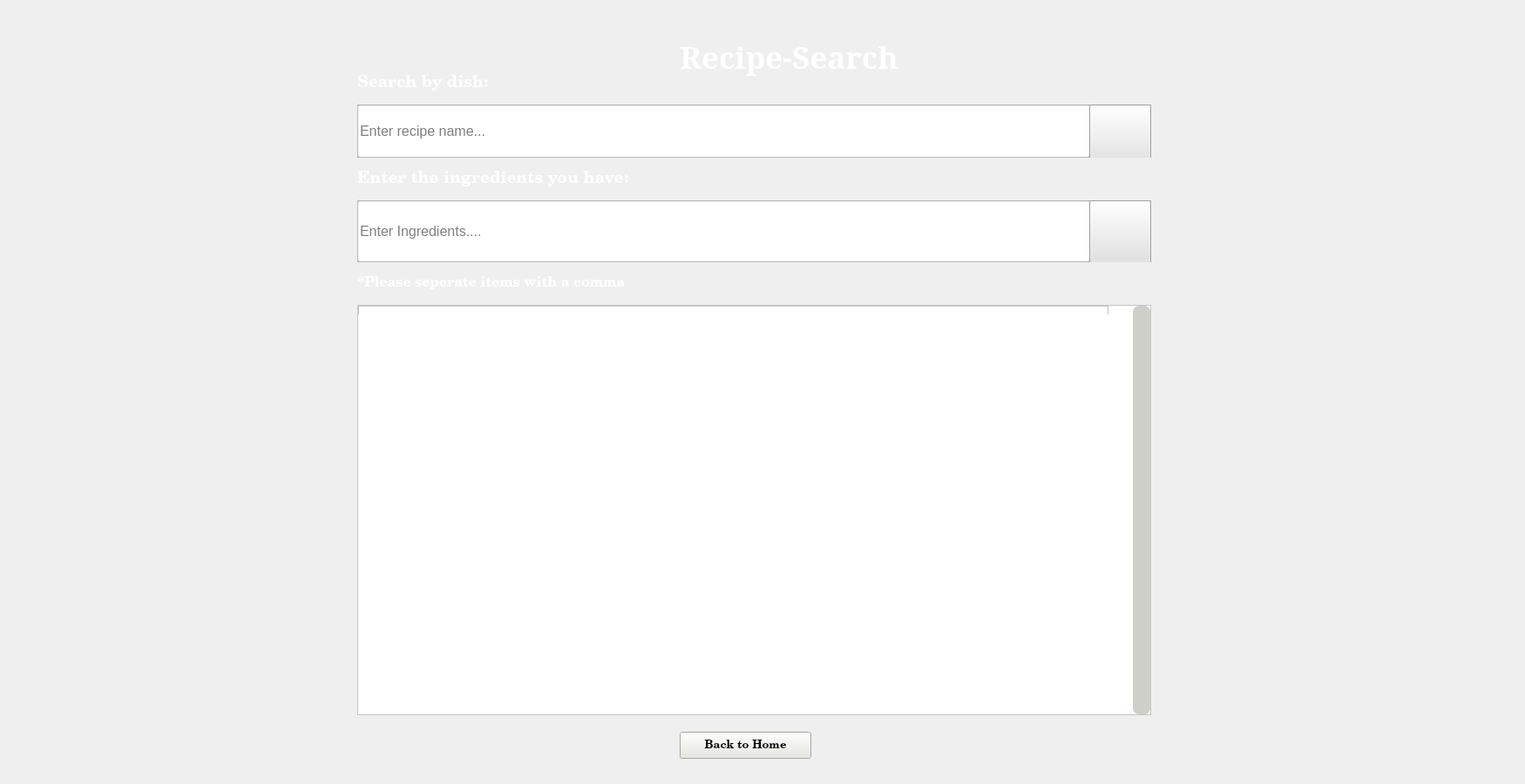
<?xml version="1.0" encoding="UTF-8"?>
<ui version="4.0">
 <class>Recipewindow</class>
 <widget class="QMainWindow" name="Recipewindow">
  <property name="geometry">
   <rect>
    <x>0</x>
    <y>0</y>
    <width>1750</width>
    <height>900</height>
   </rect>
  </property>
  <property name="minimumSize">
   <size>
    <width>1750</width>
    <height>900</height>
   </size>
  </property>
  <property name="maximumSize">
   <size>
    <width>1750</width>
    <height>900</height>
   </size>
  </property>
  <property name="windowTitle">
   <string>MainWindow</string>
  </property>
  <property name="autoFillBackground">
   <bool>false</bool>
  </property>
  <property name="styleSheet">
   <string notr="true"/>
  </property>
  <widget class="QWidget" name="centralwidget">
   <property name="styleSheet">
    <string notr="true">/*VERTICAL SCROLLBAR*/
QScrollBar:vertical {
	boder: none;
	background-color: rgb(231, 232, 225);
	width:20px;
	margin: 15px 0 15px 0;
	boder-radius: 0px;
}
/*HANDLEBAR VERTICAL*/
QScrollBar::handle:vertical {
	background-color: rgb(206, 207, 201);
	min-height: 60px;
	boder-radius: 14px;
}
QScrollBar::handle:vertical:hover{
	background-color: rgb(206, 207, 201);
}
QScrollBar::handle:vertical:pressed{
	background-color: rgb(206, 207, 201);
}
/*BTN TOP -SCROLLBAR*/
QScrollBar::sub-line:vertical{
	boder:none;
	background-color: rgb(206, 207, 201);
	height: 15px;
	border-top-left-radius: 7px;
	border-top-right-radius: 7px;
	subcontrol-position: top;
	subcontrol-origin: margin;
}
QScrollBar::sub-line:vertical:hover{
	background-color: rgb(206, 207, 201);
}
QScrollBar::sub-line:vertical:pressed{
	background-color: rgb(206, 207, 201);
}
/*BTN BOTTOM -SCROLLBAR*/
QScrollBar::add-line:vertical{
	boder:none;
	background-color: rgb(206, 207, 201);
	height: 15px;
	border-bottom-left-radius: 7px;
	border-bottom-right-radius: 7px;
	subcontrol-position: bottom;
	subcontrol-origin: margin;
}
QScrollBar::add-line:vertical:hover{
	background-color: rgb(206, 207, 201);
}
QScrollBar::add-line:vertical:pressed{
	background-color: rgb(206, 207, 201);
}
/*RESET ARROW*/
QScrollBar::up-arrow:vertical,QScrollBar::down-arrow:vertical{
	background: none;
}
QScrollBar::add-page:vertical,QScrollBar::sub-page:vertical{
	background: none;
}
/*horizontal SCROLLBAR*/
QScrollBar:horizontal {
	boder: none;
	background-color: rgb(231, 232, 225);
	width:20px;
	margin: 15px 0 15px 0;
	boder-radius: 0px;}


</string>
   </property>
   <widget class="QLabel" name="label">
    <property name="geometry">
     <rect>
      <x>0</x>
      <y>0</y>
      <width>1750</width>
      <height>900</height>
     </rect>
    </property>
    <property name="text">
     <string/>
    </property>
    <property name="pixmap">
     <pixmap>About Us (1).png</pixmap>
    </property>
    <property name="scaledContents">
     <bool>true</bool>
    </property>
   </widget>
   <widget class="QFrame" name="frame">
    <property name="geometry">
     <rect>
      <x>410</x>
      <y>230</y>
      <width>911</width>
      <height>71</height>
     </rect>
    </property>
    <property name="styleSheet">
     <string notr="true">background-color: rgb(222, 222, 222);</string>
    </property>
    <property name="frameShape">
     <enum>QFrame::StyledPanel</enum>
    </property>
    <property name="frameShadow">
     <enum>QFrame::Raised</enum>
    </property>
    <widget class="QLineEdit" name="recipelineEdit">
     <property name="geometry">
      <rect>
       <x>0</x>
       <y>0</y>
       <width>841</width>
       <height>71</height>
      </rect>
     </property>
     <property name="font">
      <font>
       <pointsize>12</pointsize>
      </font>
     </property>
     <property name="styleSheet">
      <string notr="true">background-color: rgb(255, 255, 255);</string>
     </property>
     <property name="placeholderText">
      <string>Enter Ingredients....</string>
     </property>
    </widget>
    <widget class="QPushButton" name="searchrecipes">
     <property name="geometry">
      <rect>
       <x>840</x>
       <y>0</y>
       <width>71</width>
       <height>81</height>
      </rect>
     </property>
     <property name="text">
      <string/>
     </property>
     <property name="icon">
      <iconset>
       <normaloff>icons8-search-50.png</normaloff>icons8-search-50.png</iconset>
     </property>
     <property name="iconSize">
      <size>
       <width>35</width>
       <height>35</height>
      </size>
     </property>
    </widget>
   </widget>
   <widget class="QLabel" name="label_2">
    <property name="geometry">
     <rect>
      <x>410</x>
      <y>180</y>
      <width>611</width>
      <height>51</height>
     </rect>
    </property>
    <property name="font">
     <font>
      <family>Century Schoolbook</family>
      <pointsize>14</pointsize>
      <bold>true</bold>
     </font>
    </property>
    <property name="styleSheet">
     <string notr="true">color: rgb(255, 255, 255);
</string>
    </property>
    <property name="text">
     <string>Enter the ingredients you have:</string>
    </property>
   </widget>
   <widget class="QScrollArea" name="scrollArea">
    <property name="geometry">
     <rect>
      <x>410</x>
      <y>350</y>
      <width>911</width>
      <height>471</height>
     </rect>
    </property>
    <property name="styleSheet">
     <string notr="true">background-color: rgb(255, 255, 255);</string>
    </property>
    <property name="verticalScrollBarPolicy">
     <enum>Qt::ScrollBarAlwaysOn</enum>
    </property>
    <property name="horizontalScrollBarPolicy">
     <enum>Qt::ScrollBarAlwaysOn</enum>
    </property>
    <property name="widgetResizable">
     <bool>true</bool>
    </property>
    <widget class="QWidget" name="scrollAreaWidgetContents">
     <property name="geometry">
      <rect>
       <x>0</x>
       <y>0</y>
       <width>889</width>
       <height>470</height>
      </rect>
     </property>
     <widget class="QFrame" name="frame_2">
      <property name="geometry">
       <rect>
        <x>0</x>
        <y>0</y>
        <width>861</width>
        <height>451</height>
       </rect>
      </property>
      <property name="frameShape">
       <enum>QFrame::StyledPanel</enum>
      </property>
      <property name="frameShadow">
       <enum>QFrame::Raised</enum>
      </property>
      <widget class="QLabel" name="recipelabel">
       <property name="geometry">
        <rect>
         <x>0</x>
         <y>10</y>
         <width>1000</width>
         <height>1031</height>
        </rect>
       </property>
       <property name="minimumSize">
        <size>
         <width>800</width>
         <height>1000</height>
        </size>
       </property>
       <property name="text">
        <string/>
       </property>
       <property name="alignment">
        <set>Qt::AlignHCenter|Qt::AlignTop</set>
       </property>
      </widget>
     </widget>
    </widget>
   </widget>
   <widget class="QPushButton" name="gobck">
    <property name="geometry">
     <rect>
      <x>780</x>
      <y>840</y>
      <width>151</width>
      <height>31</height>
     </rect>
    </property>
    <property name="font">
     <font>
      <family>Century Schoolbook</family>
      <pointsize>10</pointsize>
      <bold>true</bold>
     </font>
    </property>
    <property name="styleSheet">
     <string notr="true">background-color: rgb(231, 232, 225);</string>
    </property>
    <property name="text">
     <string>Back to Home</string>
    </property>
   </widget>
   <widget class="QLabel" name="RecipeSearch">
    <property name="geometry">
     <rect>
      <x>650</x>
      <y>10</y>
      <width>511</width>
      <height>111</height>
     </rect>
    </property>
    <property name="font">
     <font>
      <family>Constantia</family>
      <pointsize>26</pointsize>
      <bold>true</bold>
     </font>
    </property>
    <property name="styleSheet">
     <string notr="true">color: rgb(255, 255, 255);</string>
    </property>
    <property name="text">
     <string>Recipe-Search</string>
    </property>
    <property name="alignment">
     <set>Qt::AlignCenter</set>
    </property>
   </widget>
   <widget class="QLabel" name="label_3">
    <property name="geometry">
     <rect>
      <x>410</x>
      <y>300</y>
      <width>501</width>
      <height>51</height>
     </rect>
    </property>
    <property name="font">
     <font>
      <family>Century Schoolbook</family>
      <pointsize>12</pointsize>
      <bold>true</bold>
     </font>
    </property>
    <property name="styleSheet">
     <string notr="true">color: rgb(255, 255, 255);
</string>
    </property>
    <property name="text">
     <string>*Please seperate items with a comma</string>
    </property>
   </widget>
   <widget class="QFrame" name="frame_3">
    <property name="geometry">
     <rect>
      <x>410</x>
      <y>120</y>
      <width>911</width>
      <height>61</height>
     </rect>
    </property>
    <property name="styleSheet">
     <string notr="true">background-color: rgb(222, 222, 222);</string>
    </property>
    <property name="frameShape">
     <enum>QFrame::StyledPanel</enum>
    </property>
    <property name="frameShadow">
     <enum>QFrame::Raised</enum>
    </property>
    <widget class="QLineEdit" name="recipelineEdit_3">
     <property name="geometry">
      <rect>
       <x>0</x>
       <y>0</y>
       <width>841</width>
       <height>61</height>
      </rect>
     </property>
     <property name="font">
      <font>
       <pointsize>12</pointsize>
      </font>
     </property>
     <property name="styleSheet">
      <string notr="true">background-color: rgb(255, 255, 255);</string>
     </property>
     <property name="placeholderText">
      <string>Enter recipe name...</string>
     </property>
    </widget>
    <widget class="QPushButton" name="searchrecipes_3">
     <property name="geometry">
      <rect>
       <x>840</x>
       <y>0</y>
       <width>71</width>
       <height>81</height>
      </rect>
     </property>
     <property name="text">
      <string/>
     </property>
     <property name="icon">
      <iconset>
       <normaloff>icons8-search-50.png</normaloff>icons8-search-50.png</iconset>
     </property>
     <property name="iconSize">
      <size>
       <width>35</width>
       <height>35</height>
      </size>
     </property>
    </widget>
   </widget>
   <widget class="QLabel" name="label_4">
    <property name="geometry">
     <rect>
      <x>410</x>
      <y>70</y>
      <width>611</width>
      <height>51</height>
     </rect>
    </property>
    <property name="font">
     <font>
      <family>Century Schoolbook</family>
      <pointsize>14</pointsize>
      <bold>true</bold>
     </font>
    </property>
    <property name="styleSheet">
     <string notr="true">color: rgb(255, 255, 255);
</string>
    </property>
    <property name="text">
     <string>Search by dish:</string>
    </property>
   </widget>
  </widget>
 </widget>
 <resources>
  <include location="icons.qrc"/>
 </resources>
 <connections/>
</ui>
